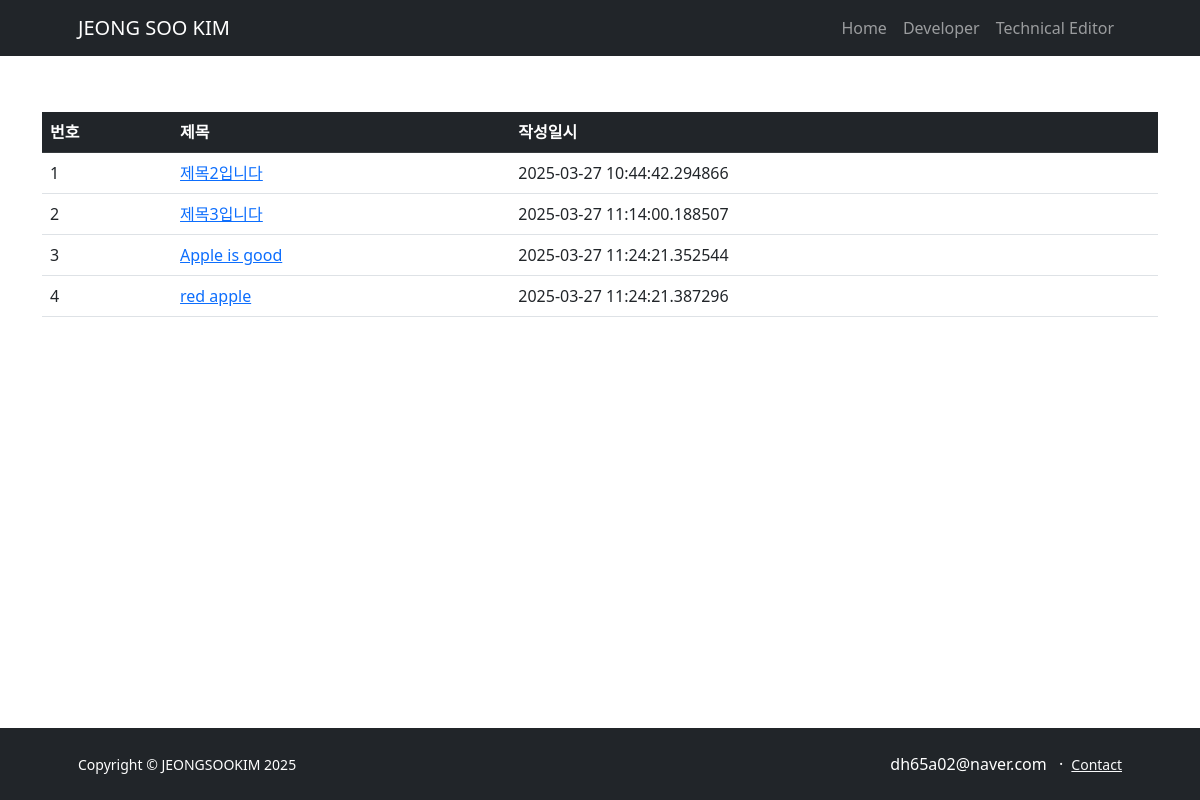
Page /board/list on the committed database.
### board/models.py (models this page shows)
class Question(db.Model):
    id = db.Column(db.Integer, primary_key=True)
    subject = db.Column(db.String(200), nullable=False)
    content = db.Column(db.Text(), nullable=False)
    create_date = db.Column(db.DateTime(), nullable=False)

### board/views/board_views.py (the view)
@cbp.route('/list')
def list():
    question = Question.query.all()
    return render_template('board/boardList.html', question_list=question)

### templates/board/boardList.html
{% extends 'base.html' %}
{% block content %}
<div class="container my-3">
    <table class="table">
        <thead>
        <tr class="table-dark">
            <th>번호</th>
            <th>제목</th>
            <th>작성일시</th>
        </tr>
        </thead>
        <tbody>
        {% if question_list %}
        {% for question in question_list %}
        <tr>
            <td>{{ loop.index }}</td>
            <td>
                <a href="{{ url_for('board.detail', question_id=question.id) }}">{{ question.subject }}</a>
            </td>
            <td>{{ question.create_date }}</td>
        </tr>
        {% endfor %}
        {% else %}
        <tr>
            <td colspan="3">질문이 없습니다.</td>
        </tr>
        {% endif %}
        </tbody>
    </table>
</div>
{% endblock %}

### templates/base.html (shortened to what this page needs)
<!DOCTYPE html>
<html lang="en">
<head>
    <link href="https://cdn.jsdelivr.net/npm/bootstrap@5.3.0/dist/css/bootstrap.min.css" rel="stylesheet">
</head>
<body>
<div id="header" class="py-5">
    {% include 'navbar.html' %}
</div>
{% block content %}
{% endblock %}
    {% include 'footer.html' %}
</body>
</html>

### templates/navbar.html (shortened to what this page needs)
<nav class="navbar navbar-expand-lg navbar-dark bg-dark sticky-top">
    <div class="container px-5">
        <a class="navbar-brand">JEONG SOO KIM</a>
        <div class="collapse navbar-collapse" id="navbarSupportedContent">
            <ul class="navbar-nav ms-auto mb-2 mb-lg-0">
                <li class="nav-item"><a class="nav-link" href="#one">Home</a></li>
                <li class="nav-item"><a class="nav-link" href="#two">Developer</a></li>
                <li class="nav-item"><a class="nav-link" href="#three">Technical Editor</a></li>
            </ul>
        </div>
    </div>
</nav>

### templates/footer.html
<div id="footer" class="bg-dark py-4 mt-auto">
    <div class="container px-5">
        <div class="row align-items-center justify-content-between flex-column flex-sm-row">
            <div class="col-auto"><div class="small m-0 text-white">Copyright &copy; JEONGSOOKIM 2025</div></div>
            <div class="col-auto">
                <span class="text-white mx-1">dh65a02@naver.com</span>
                <span class="text-white mx-1">&middot;</span>
                <a class="link-light small" href="mailto:atangi@naver.com">Contact</a>
            </div>
        </div>
    </div>
</div>

### templates/base.html (style rules this page uses)
.navbar { overflow: hidden; background-color: #333; position: fixed; top: 0; width: 100%; }
#footer { overflow: hidden; background-color: #333; position: fixed; left: 0; right: 0; bottom: 0; width: 100%; }

### rows in the picture
Question: subject "제목2입니다", create_date "2025-03-27 10:44:42.294866"
Question: subject "제목3입니다", create_date "2025-03-27 11:14:00.188507"
Question: subject "Apple is good", create_date "2025-03-27 11:24:21.352544"
Question: subject "red apple", create_date "2025-03-27 11:24:21.387296"
